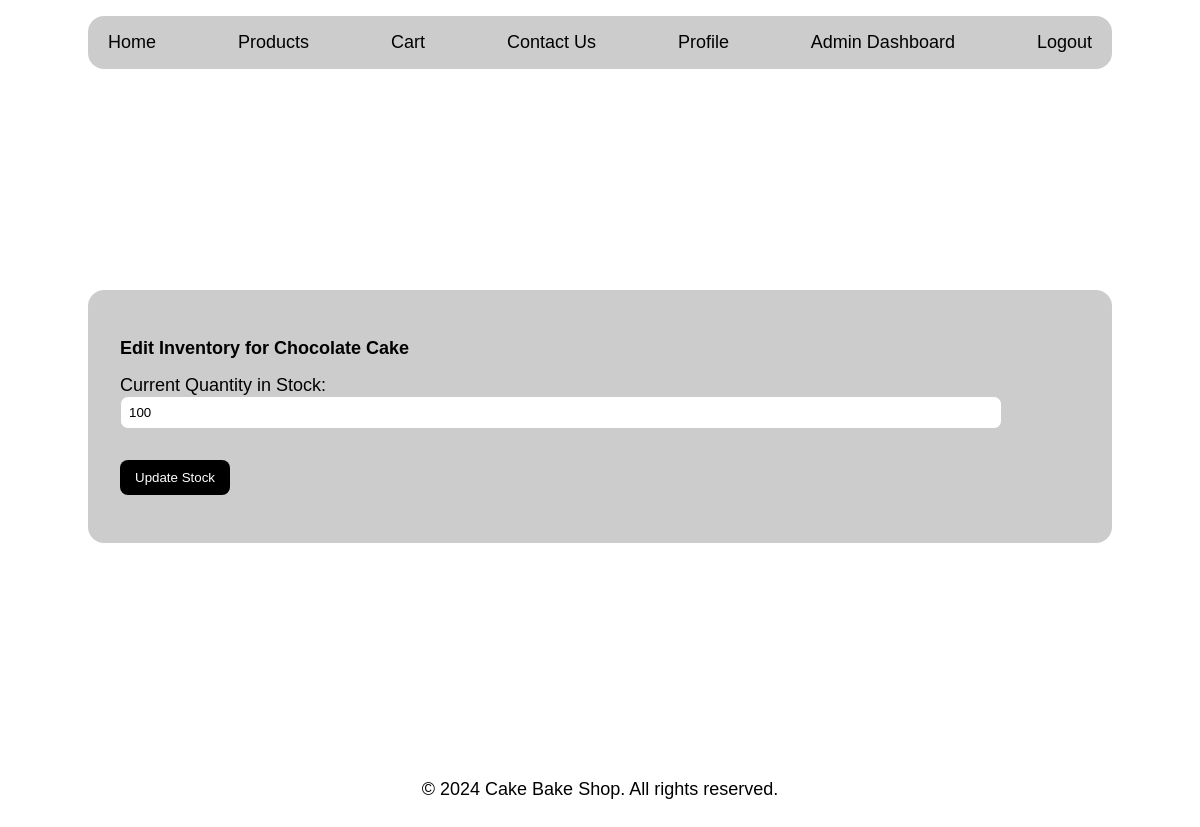
/edit_inventory.php?id=28 (signed in), run on an earlier commit of the app's database.
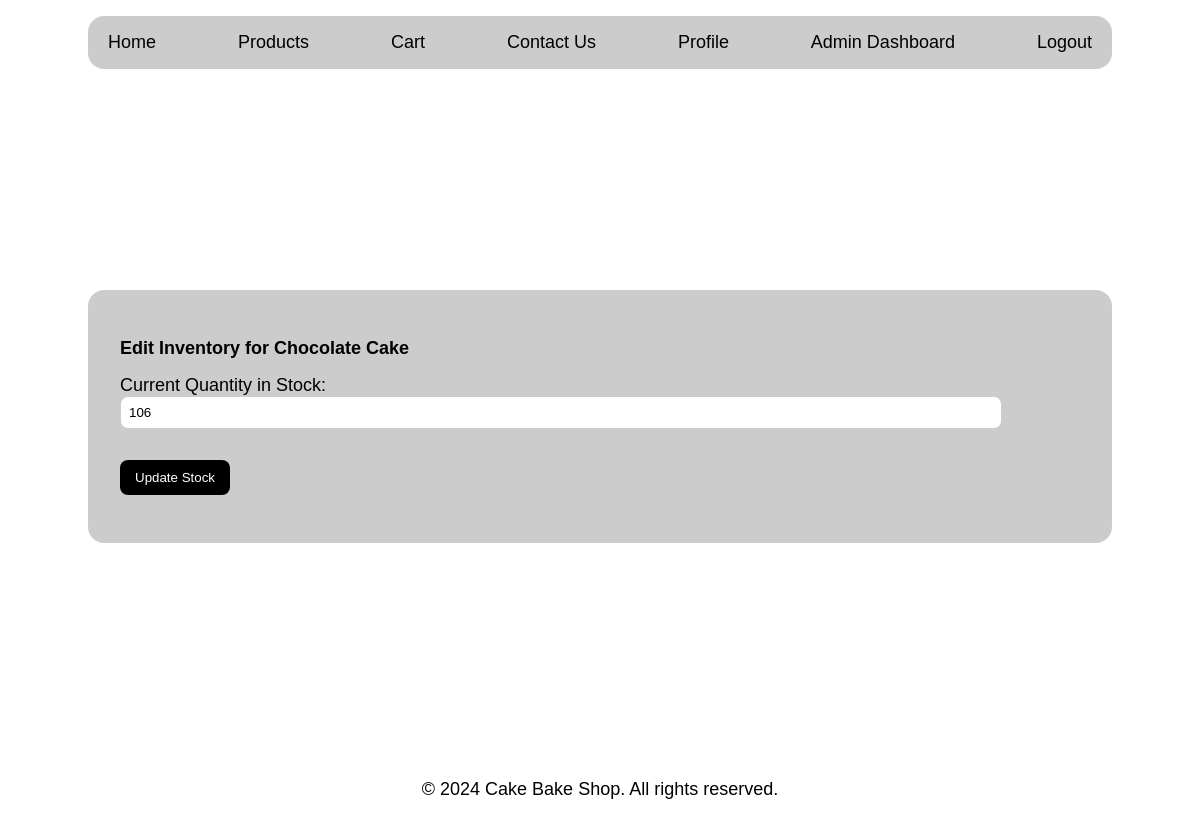
And on a later commit of the database.
### tables this page shows
CREATE TABLE IF NOT EXISTS `inventory` (
  `id` int NOT NULL AUTO_INCREMENT,
  `product_id` int NOT NULL,
  `quantity_in_stock` int NOT NULL DEFAULT '0',
  PRIMARY KEY (`id`),
  KEY `idx_inventory_product` (`product_id`)
);

### app/classes/Product.php (called while the page is built, shortened)
<?php
require_once 'Database.php';
class Product {
    private $conn;
    private $table = 'products';
    public function __construct() {
        $database = new Database();
        $this->conn = $database->getConnection();
    }
    public function getProductById($id) {
        $query = "SELECT * FROM " . $this->table . " WHERE id = :id LIMIT 1";
        $stmt = $this->conn->prepare($query);
        $stmt->bindParam(':id', $id);
        $stmt->execute();
        return $stmt->fetch(PDO::FETCH_ASSOC);
    }
}
?>

### app/classes/Database.php (called while the page is built, shortened)
<?php
class Database {
    private $host = 'localhost';
    private $db_name = 'inventory_management_system';
    private $username = 'root';
    private $password = '';
    public function getConnection() {
        $this->conn = null;
        try {
            $this->conn = new PDO("mysql:host={$this->host};dbname={$this->db_name}", $this->username, $this->password);
            $this->conn->setAttribute(PDO::ATTR_ERRMODE, PDO::ERRMODE_EXCEPTION);
        } catch (PDOException $exception) {
            echo "Connection error: " . $exception->getMessage();
        }
        return $this->conn;
    }
}
?>

### app/controllers/ProductController.php (called while the page is built, shortened)
<?php
require_once '../app/classes/Product.php';
class ProductController {
    private $product;
    public function __construct() {
        $this->product = new Product();
    }
    public function getProductById($id) {
        return $this->product->getProductById($id);
    }
}
?>

### app/classes/Inventory.php (called while the page is built, shortened)
<?php
require_once 'Database.php';
class Inventory {
    private $conn;
    private $table = 'inventory';
    public function __construct() {
        $database = new Database();
        $this->conn = $database->getConnection();
    }
    public function getStock($product_id) {
        $query = "SELECT quantity_in_stock FROM " . $this->table . " WHERE product_id = :product_id LIMIT 1";
        $stmt = $this->conn->prepare($query);
        $stmt->bindParam(':product_id', $product_id);
        $stmt->execute();
        return $stmt->fetchColumn();
    }
}
?>

### app/controllers/InventoryController.php (called while the page is built, shortened)
<?php
require_once '../app/classes/Inventory.php';
class InventoryController {
    private $inventory;
    public function __construct() {
        $this->inventory = new Inventory();
    }
    public function getStock($product_id) {
        return $this->inventory->getStock($product_id);
    }
}
?>

### public/edit_inventory.php (the view, shortened to what this page needs)
<?php include '../templates/header.php'; ?>
<?php include '../templates/navbar.php'; ?>
<?php
require_once '../app/controllers/ProductController.php';
require_once '../app/controllers/InventoryController.php';
$productController = new ProductController();
$inventoryController = new InventoryController();
$productId = isset($_GET['id']) ? (int)$_GET['id'] : 0;
$product = $productController->getProductById($productId);
$currentStock = $inventoryController->getStock($productId);
?>
<div class="container">
    <h2>Edit Inventory for <?php echo htmlspecialchars($product['name']); ?></h2>
    <form id="editInventoryForm" action="process_edit_inventory.php" method="POST">
        <div class="form-group">
            <label for="quantity">Current Quantity in Stock:</label>
            <input type="number" id="quantity" name="quantity" value="<?php echo htmlspecialchars($currentStock); ?>" required min="0">
        </div>
        <button type="submit" class="btn-primary">Update Stock</button>
    </form>
</div>
<?php include '../templates/footer.php'; ?>

What changed in the data, as far as the page shows it:
changed inventory: quantity "100" → "106"
